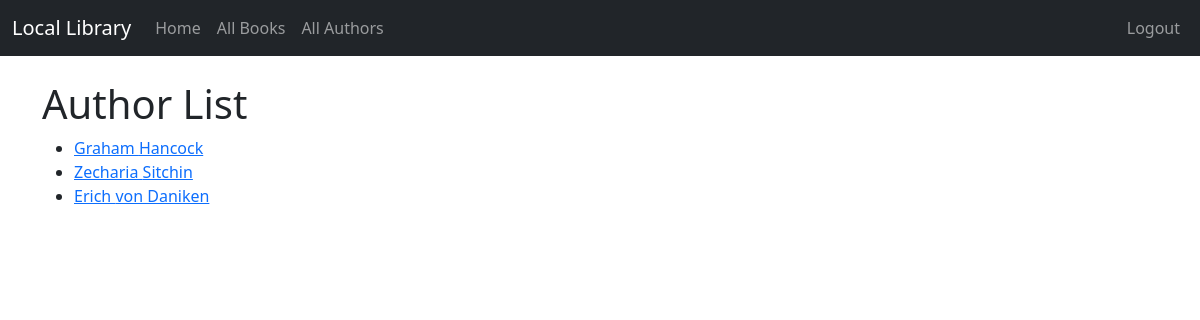
/author_list/ (signed in), run on the app's committed database.
### catalog/models.py (models this page shows, shortened)
class Author(models.Model):
    first_name = models.CharField(max_length=100)
    last_name = models.CharField(max_length=100)
    date_of_birth = models.DateField(null=True, blank=True)
    date_of_death = models.DateField('Died', null=True, blank=True)
    class Meta:
        ordering = ['last_name', 'first_name']
    def get_absolute_url(self):
        return reverse('author_detail', args=[str(self.id)])

### catalog/views.py (the view)
# urls.py: path('author_list/', views.AuthorListView.as_view(), name='author_list'),
class AuthorListView(LoginRequiredMixin, generic.ListView):
    model = Author

### catalog/templates/catalog/author_list.html
{% extends "base.html" %}
{% block content %}
  <h1>Author List</h1>
  {% if author_list %}
  <ul>
    {% for author in author_list %}
      <li>
        <a href="{{ author.get_absolute_url }}">{{ author.first_name }} {{author.last_name}}</a>
      </li>
    {% endfor %}
  </ul>
  {% else %}
    <p>There are no books in the library.</p>
  {% endif %}
{% endblock %}

### data on the page
Author: first_name "Graham", last_name "Hancock"
Author: first_name "Zecharia", last_name "Sitchin"
Author: first_name "Erich", last_name "von Daniken"
